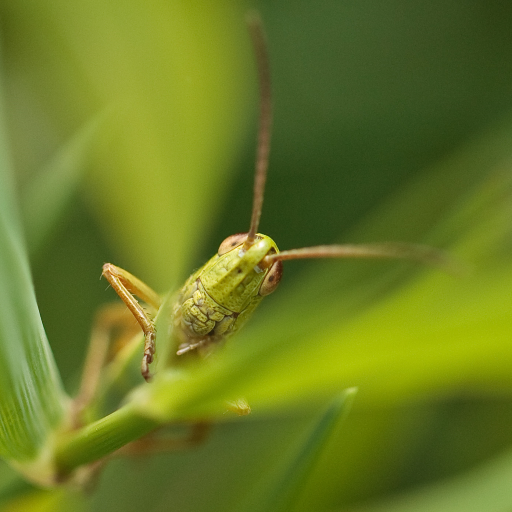
#> input picture images/GrassHopper.png, 1024 x 1024 px, found by its file name (shown at 1/2 size); its folder holds 4 pictures in this run
$ python jpglite.py
#> lines starting #> are read from the running program, lines starting #| are printed output that depends on the picture
### auxiliary.py
## Auxiliary routines for image processing algorithms
import numpy as np, matplotlib.pyplot as plt
from numpy.linalg import inv
from matplotlib.colors import LinearSegmentedColormap as lscm

## Image presentation
def displayImages(images, titles = '', cmp = 'gray', show = True, grid = True,
                  title = 'Applied Pythonology of[f] Course', tabs = None, clip = True):
    # Clip'n'cast
    cc = lambda x: np.clip(x, 0x0, 0xff).astype(np.uint8) if clip else x
    # Tabbed images
    # [24 lines left out: function _withTabs, not called in this run]
    # Tabless images
    def _noTabs(images, titles, cmp, show, grid):
        _ = plt.figure(num = title)
        if isinstance(images, (tuple, list)):
            number = len(images)
            for p, (image, _title) in enumerate(zip(images, titles)):
                sb = plt.subplot(1, number, p + 1)
                sb.set_xticks([]); sb.set_yticks([])
                if grid:
                    # Ticks... https://stackoverflow.com/questions/38973868/adjusting-gridlines-and-ticks-in-matplotlib-imshow
                    sb.set_xticks(np.arange(-.5, len(image), 1), minor = True)
                    sb.set_yticks(np.arange(-.5, len(image), 1), minor = True)
                    sb.grid(which = 'minor', color = 'w', linestyle = '-', linewidth = 1)

                plt.title(_title); plt.imshow(cc(image), cmap = cmp)
        else:
            sb = plt.subplot(1, 1, 1)
            sb.set_xticks([]); sb.set_yticks([])
            if grid:
                sb.set_xticks(np.arange(-.5, len(images), 1), minor = True)
                sb.set_yticks(np.arange(-.5, len(images), 1), minor = True)
                sb.grid(which = 'minor', color = 'w', linestyle = '-', linewidth = 1)

            plt.title(titles); plt.imshow(cc(images), cmap = cmp)
        if show:
            plt.show()

    if tabs:
        _withTabs(images, titles, cmp, grid, title)
    else:
        _noTabs(images, titles, cmp, show, grid)

## Color image channel dissection
# Tabbed color channels (still nice, still messy integration - and still my bad!)
# (this routine works with any number of channels, but with a single image)
# [51 lines left out: functions displayAllChannels, displayChannels, displayPlots, displayPlotsXY, not called in this run]

# Color channels for channel and histogram visualizations
RGB_channels = (('R', 'k', 'r'),
                ('G','k', 'g'),
                ('B','k', 'b'))
YCbCr_channels = (('Y', 'k', 'w'),
                  ('Cb','y', 'b'),
                  ('Cr','cyan', 'r'))
YCoCg_channels = (('Y', 'k', 'grey'),
                  ('Co', 'b', 'r'),
                  ('Cg', 'xkcd:pink', 'xkcd:green'))

# Enhanced color channels (Because not only ♪♫ https://youtu.be/PIb6AZdTr-A ♫♪)
RGB_ext_channels = (('R', 'k', 'xkcd:dark red', '#b00000', 'r', '#ffc0c0'),
                    ('G','k', 'xkcd:dark green', 'g', 'xkcd:light green'),
                    ('B','k', 'xkcd:dark blue', 'b', 'xkcd:light blue'))
YCbCr_ext_channels = (('Y', 'k', 'xkcd:dark grey', 'grey',
                       'xkcd:light grey', 'xkcd:white'),
                      ('Cb','y', 'k', 'b'),
                      ('Cr','cyan', 'k', 'r'))
YCoCg_ext_channels = (('Y', 'k', 'xkcd:dark grey', 'grey',
                       'xkcd:light grey', 'xkcd:white'),
                      ('Co', 'b', 'k', 'r', 'xkcd:light red'),
                      ('Cg', 'xkcd:pink', 'k', 'xkcd:army green',
                       'xkcd:light green'))

# Sometimes you just don't care about the return value
def splot(*args, scalex = True, scaley = True, data = None, **kwargs):
    _ = plt.plot(*args, scalex = scalex, scaley = scaley, data = data, **kwargs)

# CFA filter mask (replication of a single CFA segment into a whole sensor mask)
def CFA(masks, X):
    return np.dstack([np.tile(mask, X) for mask in masks])

JPG_QT_Y = [[16, 11, 10, 16,  24,  40,  51,  61],
            [12, 12, 14, 19,  26,  58,  60,  55],
            [14, 13, 16, 24,  40,  57,  69,  56],
            [14, 17, 22, 29,  51,  87,  80,  62],
            [18, 22, 37, 56,  68, 109, 103,  77],
            [24, 35, 55, 64,  81, 104, 113,  92],
            [49, 64, 78, 87, 103, 121, 120, 101],
            [72, 92, 95, 98, 112, 100, 103,  99]]

JPG_QT_CbCr =  [[17, 18, 24, 47, 99, 99, 99, 99],
                [18, 21, 26, 66, 99, 99, 99, 99],
                [24, 26, 56, 99, 99, 99, 99, 99],
                [47, 66, 99, 99, 99, 99, 99, 99],
                [99, 99, 99, 99, 99, 99, 99, 99],
                [99, 99, 99, 99, 99, 99, 99, 99],
                [99, 99, 99, 99, 99, 99, 99, 99],
                [99, 99, 99, 99, 99, 99, 99, 99]]

## Irréversible Color Transform (ICT)
RGB2YCbCr = np.array([[ .299,     .587,     .114],
                      [-.168736, -.331264,  .5],
                      [ .5,      -.418688, -.081312]])
YCbCr2RGB = inv(RGB2YCbCr)

## Reversible Color Transform (YCoCg)
RGB2YCoCg = np.array([[1, 2, 1], [2, 0, -2], [-1, 2, -1]])/4
YCoCg2RGB = np.array([[1, 1, -1], [1, 0, 1], [1, -1, -1]])

## Reversible Color Transform (RCT)
def RCT(R, G, B):
    Y, Cb, Cr = int(np.floor((R + 2*G + B)/4)), B - G, R - G
    return (Y, Cb, Cr)

# [4 lines left out: function invRCT, not called in this run]

## A decorative fun... See: https://www.geeksforgeeks.org/decorators-in-python/
from time import time as TT
# [8 lines left out: function ITT, not called in this run]

### jpglite.py
#%%
import cv2 as openCV, numpy as np, sys
from auxiliary import displayImages as di, JPG_QT_Y
from skimage.util import view_as_blocks as vab
from scipy.fftpack import dctn, idctn
from numpy.random import poisson

## JP[E]G Lite - a (pretty much) simplified version of the standard
#  still image transform coding compression algorithm

#%%  Quantization of the DCT 2D coefficients
def quantize(X, Q = 1):
    if X.shape[0] == 8:
        QT = np.array(JPG_QT_Y)/Q
        X /= QT; X = np.floor(X + .5); X *= QT
    else:
        X = np.floor(Q*X + .5)/Q
    return X

art, B, Q, λ = 'insects/GrassHopper', 8, 0.1, 0
##  Forward & inverse DCT 2D transform shortcuts
dct2, idct2 = (lambda img, norm = 'ortho': dctn(img, norm = norm),
               lambda img, norm = 'ortho': idctn(img, norm = norm))

if hasattr(sys, 'ps1'):
    art, B, Q, λ = 'insects/Wassup, wasp!', 32, 1, 1.0
elif len(sys.argv) > 1:
    art, B, Q, λ = eval(sys.argv[1])

#%% ♪♫ It's loading, re-loading! ♫♪
org = openCV.cvtColor(openCV.imread(f'./images/{art}.PNG'), openCV.COLOR_BGR2YCrCb)
#> org: shape (1024, 1024, 3); mean of channels 0, 1, 2 106.5, 126.7, 87.6
N = 0x1 << 10; org = openCV.resize(org[..., 0], (N, N))
#> after `org = openCV.resize(org[..., 0], (N, N))`:
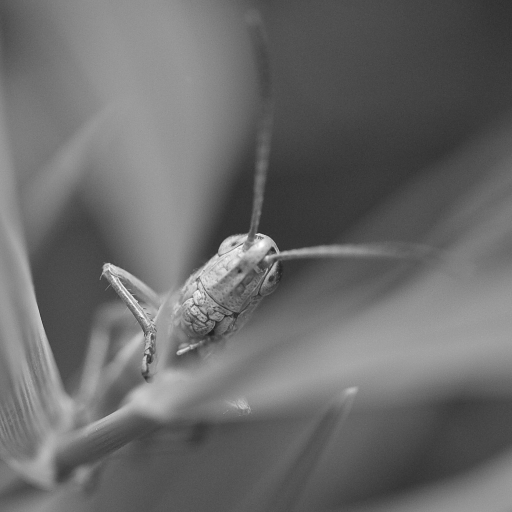
#> org: shape (1024, 1024) (shown at 1/2 size); min 23, max 255, mean 106.5


# Pick your (floating) poison...
if λ > 0:
    p = poisson(org * λ)/λ
    org = np.clip(p, 0x0, 0xff)

#%% Tilin'quantization vs. image quality
r'''
  If e size of the block, B ≠ 8, then the standard scalar quantization is applied
  and then 'Q == 1' means no scalar quantization (other than conversion to the 'int' type)
  is performed.

  For B == 8 the JP[E]G quantization matrix is applied (for 'Y' channel).
  Then 'Q == 0.1' results (usually) in a poor quality image while
  'Q == 10' yields a (seemingly) indistinguishable image.
  When 'B != 8', then the scalar quantization, 'x = Q⁻¹⌊Q⋅x + .5⌋', is performed
'''
blck, bn  = vab(org, (B, B)), range(int(N/B))
#  Transformation, quantization and...
qntz = [[quantize(dct2(blck[n, m]), Q) for m in bn] for n in bn]
#> qntz = 128 items
#  ... the inverse transformation (via implicit block views...)
img  = [[idct2(qntz[n][m])          for m in bn] for n in bn]
#> img = 128 items

#%% Presentation
img, qntz = np.block(img), np.block(qntz)
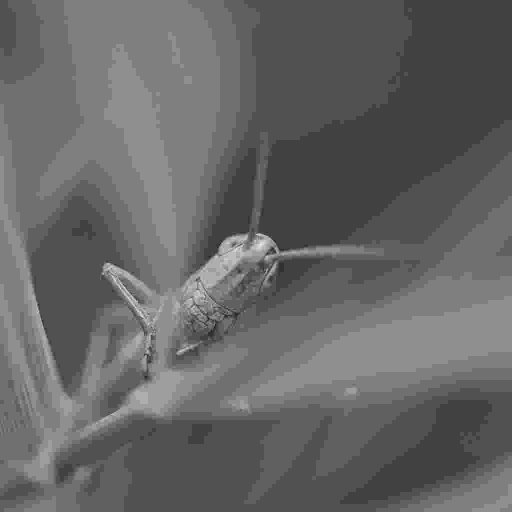
#> img: shape (1024, 1024) float64 (shown at 1/2 size); min -24.12, max 303.6, mean 106.6; drawn with min black and max white
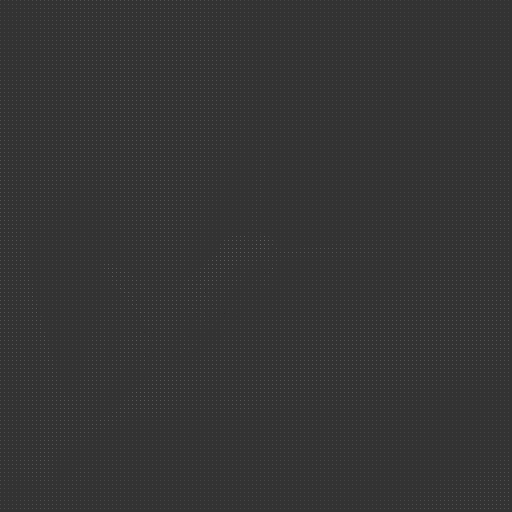
#> qntz: shape (1024, 1024) float64 (shown at 1/2 size); min -480, max 1920, mean 13.3; drawn with min black and max white
nz  = sum((qntz != 0).flat)
#> nz = 17983
di([org, qntz, img, org - img],
    [f'original\n{N}×{N} = {N*N} pixels',
     f'DCT 2D\n{N/B:.0f}×{N/B:.0f} = {N**2/B**2:.0f} of {B}×{B} blocks',
     f'Reconstruction\nQ = {Q}',
     f'Difference\n{nz} ({nz/(N*N):,.1%}) non-zeros'], grid = False, clip = True)
#> in _noTabs, `number = len(images)`: number = 4
#> the loop in _noTabs, `for p, (image, _title) in enumerate(zip(images, titles)):` made 4 passes
#> in _noTabs, `plt.show()`:
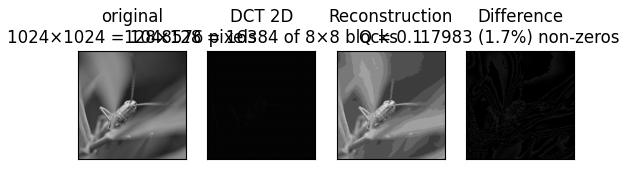
#> figure drawn by matplotlib, 4 panels

exit()
#> (the program exits here)
